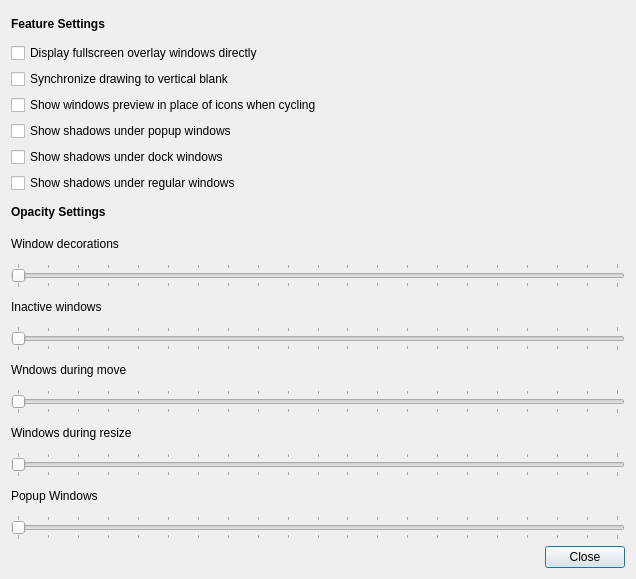
<?xml version="1.0" encoding="UTF-8"?>
<ui version="4.0">
 <class>xfwm_compositor_settings</class>
 <widget class="QDialog" name="xfwm_compositor_settings">
  <property name="geometry">
   <rect>
    <x>0</x>
    <y>0</y>
    <width>636</width>
    <height>579</height>
   </rect>
  </property>
  <property name="windowTitle">
   <string>Dialog</string>
  </property>
  <property name="windowIcon">
   <iconset>
    <normaloff>../../../../usr/share/pixmaps/mx-tweak.png</normaloff>../../../../usr/share/pixmaps/mx-tweak.png</iconset>
  </property>
  <layout class="QGridLayout" name="gridLayout_2">
   <item row="0" column="0" colspan="2">
    <layout class="QGridLayout" name="gridLayout">
     <item row="17" column="0">
      <widget class="QSlider" name="horizontalSliderPopup">
       <property name="maximum">
        <number>100</number>
       </property>
       <property name="orientation">
        <enum>Qt::Horizontal</enum>
       </property>
       <property name="tickPosition">
        <enum>QSlider::TicksBothSides</enum>
       </property>
       <property name="tickInterval">
        <number>5</number>
       </property>
      </widget>
     </item>
     <item row="16" column="0">
      <widget class="QLabel" name="label_6">
       <property name="text">
        <string>Popup Windows</string>
       </property>
      </widget>
     </item>
     <item row="12" column="0">
      <widget class="QLabel" name="label_4">
       <property name="text">
        <string>Wndows during move</string>
       </property>
      </widget>
     </item>
     <item row="7" column="0">
      <widget class="QLabel" name="label">
       <property name="text">
        <string>&lt;html&gt;&lt;head/&gt;&lt;body&gt;&lt;p&gt;&lt;span style=&quot; font-weight:600;&quot;&gt;Opacity Settings&lt;/span&gt;&lt;/p&gt;&lt;/body&gt;&lt;/html&gt;</string>
       </property>
      </widget>
     </item>
     <item row="15" column="0">
      <widget class="QSlider" name="horizontalSliderWindowsResize">
       <property name="maximum">
        <number>100</number>
       </property>
       <property name="orientation">
        <enum>Qt::Horizontal</enum>
       </property>
       <property name="tickPosition">
        <enum>QSlider::TicksBothSides</enum>
       </property>
       <property name="tickInterval">
        <number>5</number>
       </property>
      </widget>
     </item>
     <item row="8" column="0">
      <widget class="QLabel" name="label_2">
       <property name="text">
        <string>Window decorations</string>
       </property>
      </widget>
     </item>
     <item row="5" column="0">
      <widget class="QCheckBox" name="checkBoxDockShadows">
       <property name="text">
        <string>Show shadows under dock windows</string>
       </property>
      </widget>
     </item>
     <item row="4" column="0">
      <widget class="QCheckBox" name="checkBoxPopupShadows">
       <property name="text">
        <string>Show shadows under popup windows</string>
       </property>
      </widget>
     </item>
     <item row="14" column="0">
      <widget class="QLabel" name="label_5">
       <property name="text">
        <string>Windows during resize</string>
       </property>
      </widget>
     </item>
     <item row="11" column="0">
      <widget class="QSlider" name="horizontalSliderInactiveWindows">
       <property name="maximum">
        <number>100</number>
       </property>
       <property name="orientation">
        <enum>Qt::Horizontal</enum>
       </property>
       <property name="tickPosition">
        <enum>QSlider::TicksBothSides</enum>
       </property>
       <property name="tickInterval">
        <number>5</number>
       </property>
      </widget>
     </item>
     <item row="6" column="0">
      <widget class="QCheckBox" name="checkBoxFrameShadows">
       <property name="text">
        <string>Show shadows under regular windows</string>
       </property>
      </widget>
     </item>
     <item row="0" column="0">
      <widget class="QLabel" name="label_7">
       <property name="text">
        <string>&lt;html&gt;&lt;head/&gt;&lt;body&gt;&lt;p&gt;&lt;span style=&quot; font-weight:600;&quot;&gt;Feature Settings&lt;/span&gt;&lt;/p&gt;&lt;/body&gt;&lt;/html&gt;</string>
       </property>
      </widget>
     </item>
     <item row="3" column="0">
      <widget class="QCheckBox" name="checkBoxPreview">
       <property name="text">
        <string>Show windows preview in place of icons when cycling</string>
       </property>
      </widget>
     </item>
     <item row="1" column="0">
      <widget class="QCheckBox" name="checkBoxRedirect">
       <property name="text">
        <string>Display fullscreen overlay windows directly</string>
       </property>
      </widget>
     </item>
     <item row="13" column="0">
      <widget class="QSlider" name="horizontalSliderWindowsMove">
       <property name="maximum">
        <number>100</number>
       </property>
       <property name="orientation">
        <enum>Qt::Horizontal</enum>
       </property>
       <property name="tickPosition">
        <enum>QSlider::TicksBothSides</enum>
       </property>
       <property name="tickInterval">
        <number>5</number>
       </property>
      </widget>
     </item>
     <item row="9" column="0">
      <widget class="QSlider" name="horizontalSliderWIndowDecorations">
       <property name="maximum">
        <number>100</number>
       </property>
       <property name="orientation">
        <enum>Qt::Horizontal</enum>
       </property>
       <property name="tickPosition">
        <enum>QSlider::TicksBothSides</enum>
       </property>
       <property name="tickInterval">
        <number>5</number>
       </property>
      </widget>
     </item>
     <item row="10" column="0">
      <widget class="QLabel" name="label_3">
       <property name="text">
        <string>Inactive windows</string>
       </property>
      </widget>
     </item>
     <item row="2" column="0">
      <widget class="QCheckBox" name="checkBoxVsync">
       <property name="text">
        <string>Synchronize drawing to vertical blank</string>
       </property>
      </widget>
     </item>
    </layout>
   </item>
   <item row="1" column="0">
    <spacer name="horizontalSpacer">
     <property name="orientation">
      <enum>Qt::Horizontal</enum>
     </property>
     <property name="sizeHint" stdset="0">
      <size>
       <width>524</width>
       <height>20</height>
      </size>
     </property>
    </spacer>
   </item>
   <item row="1" column="1">
    <widget class="QPushButton" name="ButtonCloseXfwmSettings">
     <property name="text">
      <string>Close</string>
     </property>
     <property name="icon">
      <iconset theme="window-close">
       <normaloff/>
      </iconset>
     </property>
    </widget>
   </item>
  </layout>
 </widget>
 <resources/>
 <connections/>
</ui>
